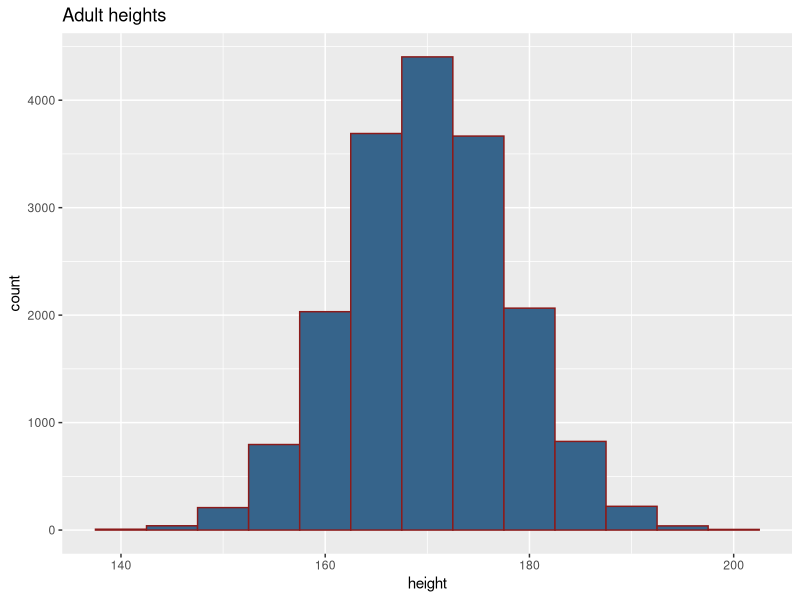
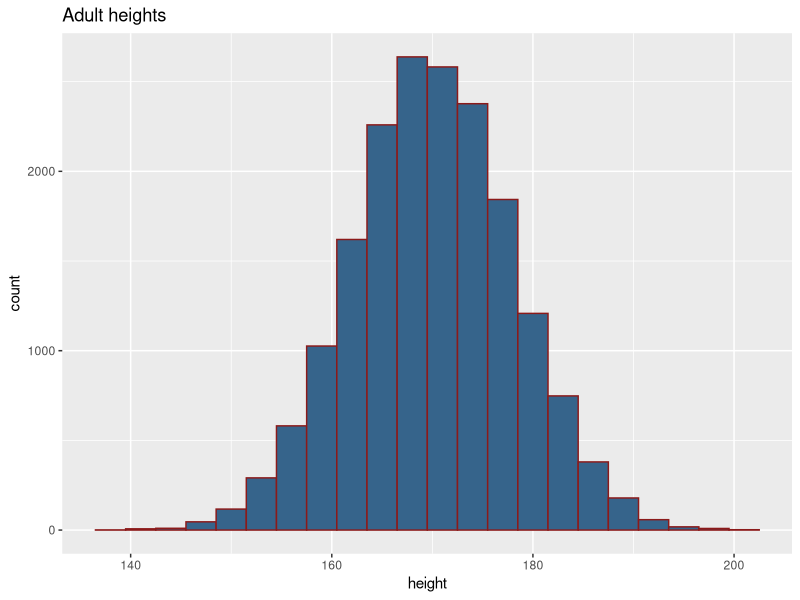
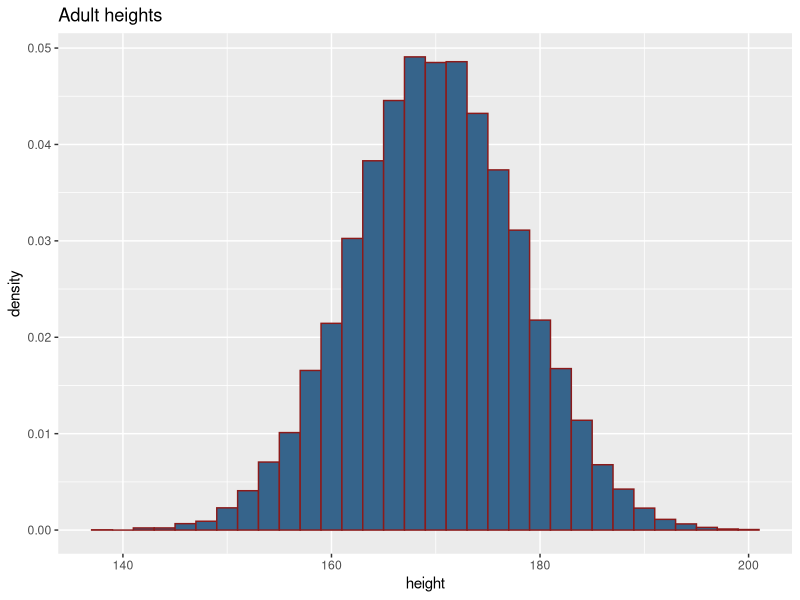
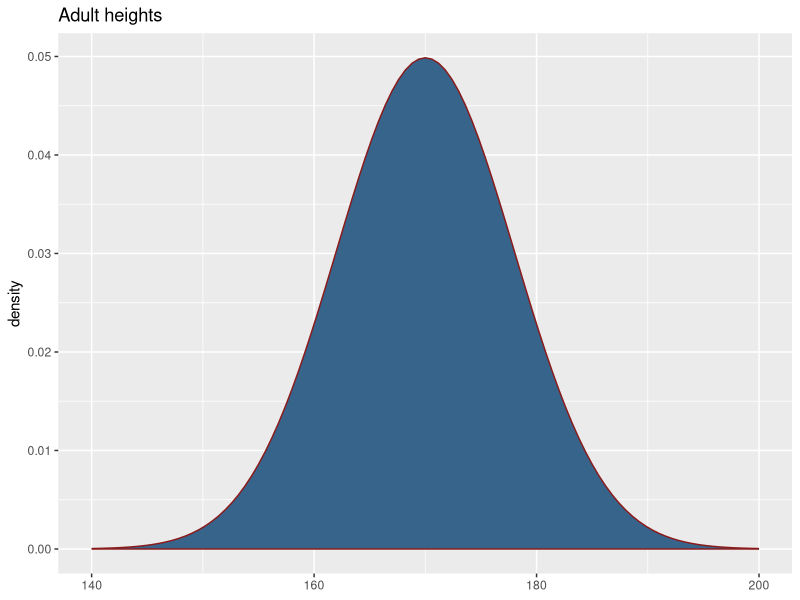
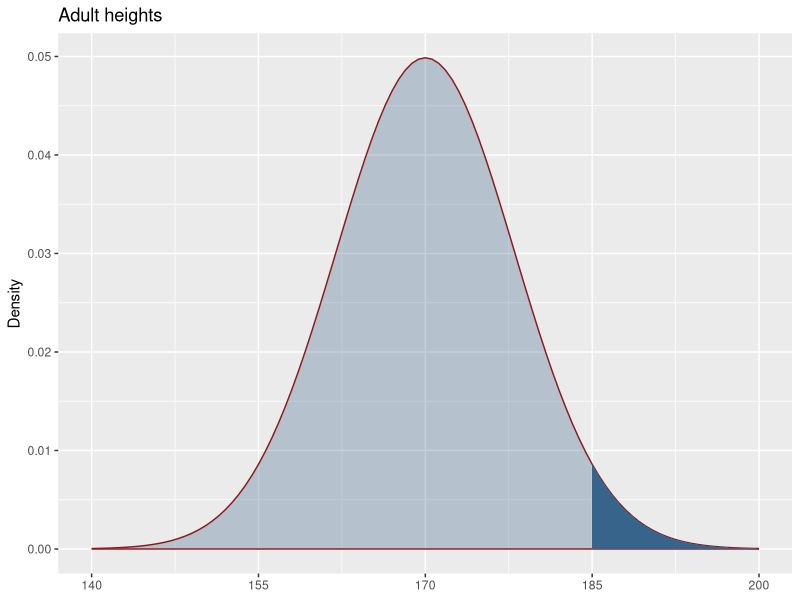
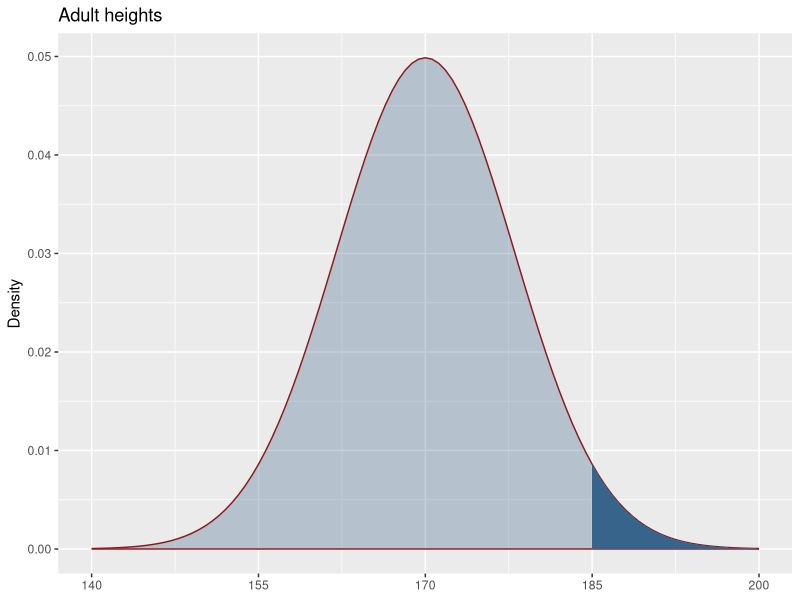
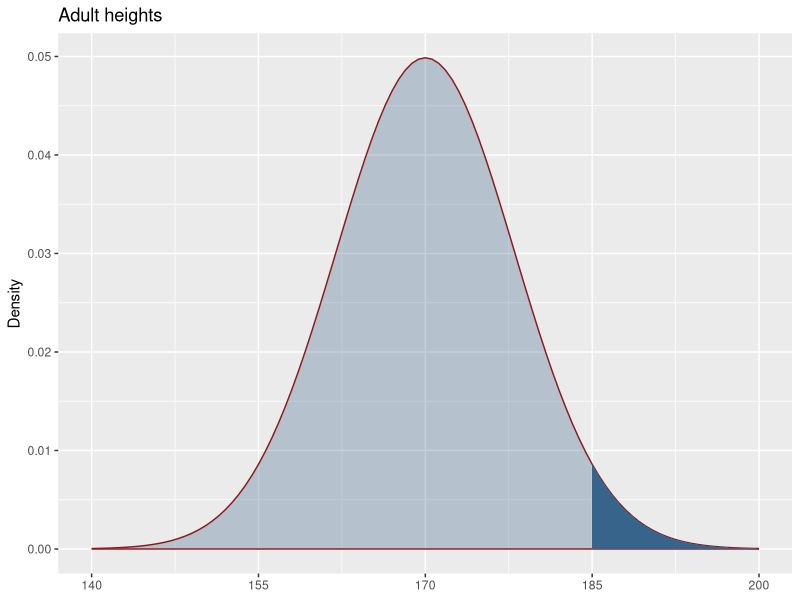
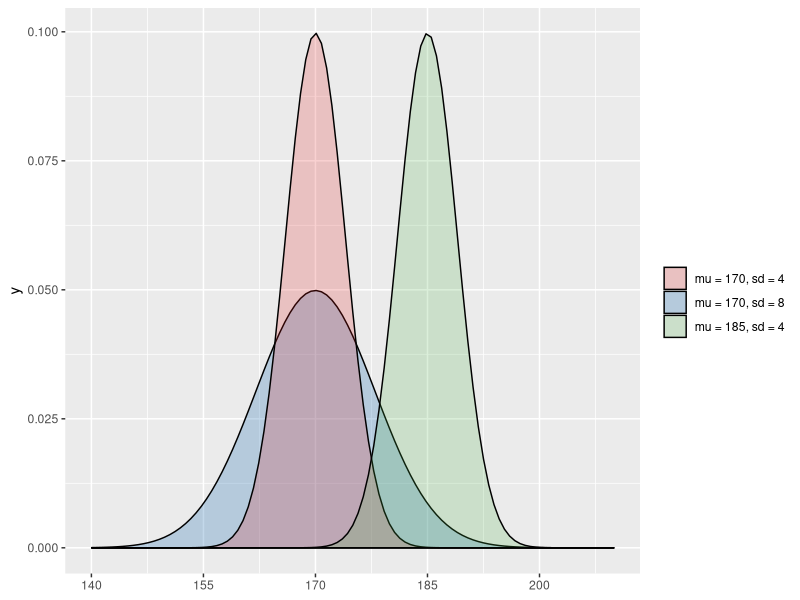

The R script that drew these images, in order:
## ---- chunk 1
knitr::opts_chunk$set(echo = TRUE, message = FALSE, warning = FALSE, size = '\tiny')
library(tidyverse)
## ---- chunk 2
set.seed(76)
heights <- tibble(height = rnorm(18000, mean = 170, sd = 8))
heights %>% 
  ggplot(aes(height)) + 
  geom_histogram(binwidth = 5, color = "firebrick4", fill = "steelblue4")+
  ggtitle("Adult heights")
## ---- chunk 3
heights %>% 
  ggplot(aes(height)) + 
  geom_histogram(binwidth = 3, color = "firebrick4", fill = "steelblue4")+
  ggtitle("Adult heights")
## ---- chunk 4
heights %>% 
  ggplot(aes(height)) + 
  geom_histogram(binwidth = 2, color = "firebrick4", fill = "steelblue4", aes(y = ..density..))+
  ggtitle("Adult heights")
## ---- chunk 5
ggplot() +
  stat_function(fun = dnorm,
                geom = "area",
                args = list(
                  mean = 170,
                  sd = 8
                ),
                fill = "steelblue4", color = "firebrick4") +
  xlim(c(140,200))+
  ylab("density") + 
  ggtitle("Adult heights")
## ---- chunk 6
ggplot() +
  stat_function(
    fun = dnorm,
    geom = "area",
    fill = "steelblue4",
    color = "firebrick4",
    alpha = .3,
    args = list(
                  mean = 170,
                  sd = 8
                )
  ) +
  stat_function(
    fun = dnorm,
    geom = "area",
    fill = "steelblue4",
    args = list(
                  mean = 170,
                  sd = 8
                ),
    xlim = c(185, 200)
  ) +
  ylab("Density")+
  scale_x_continuous(limits = c(140, 200), breaks = seq(140, 200, by = 15))+
    ggtitle("Adult heights")
## ---- chunk 7
ggplot() +
  stat_function(
    fun = dnorm,
    geom = "area",
    fill = "steelblue4",
    color = "firebrick4",
    alpha = .3,
    args = list(
                  mean = 170,
                  sd = 8
                )
  ) +
  stat_function(
    fun = dnorm,
    geom = "area",
    fill = "steelblue4",
    args = list(
                  mean = 170,
                  sd = 8
                ),
    xlim = c(185, 200)
  ) +
  ylab("Density")+
  scale_x_continuous(limits = c(140, 200), breaks = seq(140, 200, by = 15))+
    ggtitle("Adult heights")
## ---- chunk 8
ggplot() +
  stat_function(
    fun = dnorm,
    geom = "area",
    fill = "steelblue4",
    color = "firebrick4",
    alpha = .3,
    args = list(
                  mean = 170,
                  sd = 8
                )
  ) +
  stat_function(
    fun = dnorm,
    geom = "area",
    fill = "steelblue4",
    args = list(
                  mean = 170,
                  sd = 8
                ),
    xlim = c(185, 200)
  ) +
  ylab("Density")+
  scale_x_continuous(limits = c(140, 200), breaks = seq(140, 200, by = 15))+
    ggtitle("Adult heights")
## ---- chunk 9
ggplot() +
  stat_function(
    fun = dnorm,
    geom = "area",
    aes(fill = "mu = 170, sd = 8"),
    color = "black",
    alpha = .3,
    args = list(
                  mean = 170,
                  sd = 8
                ))+
  stat_function(
    fun = dnorm,
    geom = "area",
    aes(fill = "mu = 170, sd = 4"),
    color = "black",
    alpha = .2,
    args = list(
                  mean = 170,
                  sd = 4
                ))+
    stat_function(
    fun = dnorm,
    geom = "area",
    aes(fill = "mu = 185, sd = 4"),
    color = "black",
    alpha = .2,
    args = list(
                  mean = 185,
                  sd = 4
                ))+
  scale_x_continuous(limits = c(140, 210), breaks = seq(140, 200, by = 15))+
  scale_fill_brewer(name="", palette = "Set1")
## ---- chunk 10
ggplot() +
  stat_function(fun = dnorm,
                geom = "area",
                args = list(
                  mean = 0,
                  sd = 1
                ),
                fill = NA, color = "firebrick4", alpha = 0.4, lwd = 1.2) +
  scale_x_continuous(limits = c(-4,4), breaks = -4:4)+
  ylab("density") 
## ---- chunk 11
ggplot() +
  stat_function(fun = dnorm,
                geom = "area",
                args = list(
                  mean = 0,
                  sd = 1
                ),
                fill = NA, color = "firebrick4", alpha = 0.4, lwd = 1.2) +
  scale_x_continuous(limits = c(-4,4), breaks = -4:4)+
  ylab("density") +
  stat_function(
    fun = dnorm,
    geom = "area",
    fill = "steelblue4",
    alpha = 0.5,
    args = list(
                  mean = 0,
                  sd = 1
                ),
    xlim = c(-1, 1)
  )
## ---- chunk 12
ggplot() +
  stat_function(fun = dnorm,
                geom = "area",
                args = list(
                  mean = 0,
                  sd = 1
                ),
                fill = NA, color = "firebrick4", alpha = 0.4, lwd = 1.2) +
  scale_x_continuous(limits = c(-4,4), breaks = -4:4)+
  ylab("density")+
  stat_function(
    fun = dnorm,
    geom = "area",
    fill = "steelblue4",
    alpha = 0.5,
    args = list(
                  mean = 0,
                  sd = 1
                ),
    xlim = c(-2, 2)
  ) +
  stat_function(
    fun = dnorm,
    geom = "area",
    fill = "steelblue4",
    alpha = 0.8,
    args = list(
                  mean = 0,
                  sd = 1
                ),
    xlim = c(-1, 1)
  )
## ---- chunk 13
ggplot() +
  stat_function(
    fun = dnorm,
    geom = "area",
    aes(fill = "mu = 170, sd = 8"),
    color = "black",
    alpha = .3,
    args = list(
                  mean = 170,
                  sd = 8
                ))+
  stat_function(
    fun = dnorm,
    geom = "area",
    aes(fill = "mu = 170, sd = 4"),
    color = "black",
    alpha = .2,
    args = list(
                  mean = 170,
                  sd = 4
                ))+
    stat_function(
    fun = dnorm,
    geom = "area",
    aes(fill = "mu = 185, sd = 4"),
    color = "black",
    alpha = .2,
    args = list(
                  mean = 185,
                  sd = 4
                ))+
  scale_x_continuous(limits = c(140, 210), breaks = seq(140, 200, by = 15))+
  scale_fill_brewer(name="", palette = "Set1")
## ---- chunk 14
ggplot() +
  stat_function(fun = dnorm,
                geom = "area",
                args = list(
                  mean = 0,
                  sd = 1
                ),
                fill = NA, color = "firebrick4", alpha = 0.4, lwd = 1.2) +
  scale_x_continuous(limits = c(-4,4), breaks = -4:4)+
  ylab("density")+
  stat_function(
    fun = dnorm,
    geom = "area",
    fill = "steelblue4",
    alpha = 0.5,
    args = list(
                  mean = 0,
                  sd = 1
                ),
    xlim = c(-1.25, 1.25)
  ) 
## ---- chunk 15
ggplot() +
  stat_function(fun = dnorm,
                geom = "area",
                args = list(
                  mean = 0,
                  sd = 1
                ),
                fill = NA, color = "firebrick4", alpha = 0.4, lwd = 1.2) +
  scale_x_continuous(limits = c(-4,4), breaks = -4:4)+
  ylab("density")+
  stat_function(
    fun = dnorm,
    geom = "area",
    fill = "steelblue4",
    alpha = 0.5,
    args = list(
                  mean = 0,
                  sd = 1
                ),
    xlim = c(-4, -1.25)
  ) +
  stat_function(
    fun = dnorm,
    geom = "area",
    fill = "steelblue4",
    alpha = 0.5,
    args = list(
                  mean = 0,
                  sd = 1
                ),
    xlim = c(1.25, 4)
  )
## ---- chunk 16
ggplot() +
  stat_function(fun = dnorm,
                geom = "area",
                args = list(
                  mean = 0,
                  sd = 1
                ),
                fill = NA, color = "firebrick4", alpha = 0.4, lwd = 1.2) +
  scale_x_continuous(limits = c(-4,4), breaks = -4:4)+
  ylab("density")+
  stat_function(
    fun = dnorm,
    geom = "area",
    fill = "steelblue4",
    alpha = 0.5,
    args = list(
                  mean = 0,
                  sd = 1
                ),
    xlim = c(-4, -0.25)
  ) +
  stat_function(
    fun = dnorm,
    geom = "area",
    fill = "steelblue4",
    alpha = 0.5,
    args = list(
                  mean = 0,
                  sd = 1
                ),
    xlim = c(0.25, 4)
  )
## ---- chunk 17
pnorm(-1.25)
# note that this is short for pnorm(-1.25, mu = 0, sd = 1)
## ---- chunk 18
ggplot() +
  stat_function(fun = dnorm,
                geom = "area",
                args = list(
                  mean = 0,
                  sd = 1
                ),
                fill = NA, color = "firebrick4", alpha = 0.4, lwd = 1.2) +
  scale_x_continuous(limits = c(-4,4), breaks = -4:4)+
  ylab("density")+
  stat_function(
    fun = dnorm,
    geom = "area",
    fill = "steelblue4",
    alpha = 0.5,
    args = list(
                  mean = 0,
                  sd = 1
                ),
    xlim = c(-4, -1.25)
  ) 
## ---- chunk 19
1-pnorm(1.25)
# or 
# pnorm(1.25, lower.tail = FALSE)
## ---- chunk 20
ggplot() +
  stat_function(fun = dnorm,
                geom = "area",
                args = list(
                  mean = 0,
                  sd = 1
                ),
                fill = NA, color = "firebrick4", alpha = 0.4, lwd = 1.2) +
  scale_x_continuous(limits = c(-4,4), breaks = -4:4)+
  ylab("density")+
  stat_function(
    fun = dnorm,
    geom = "area",
    fill = "steelblue4",
    alpha = 0.5,
    args = list(
                  mean = 0,
                  sd = 1
                ),
    xlim = c(1.25, 4)
  ) 
## ---- chunk 21
pnorm(1.25) - pnorm(-1.25)
## ---- chunk 22
ggplot() +
  stat_function(fun = dnorm,
                geom = "area",
                args = list(
                  mean = 0,
                  sd = 1
                ),
                fill = NA, color = "firebrick4", alpha = 0.4, lwd = 1.2) +
  scale_x_continuous(limits = c(-4,4), breaks = -4:4)+
  ylab("density")+
  stat_function(
    fun = dnorm,
    geom = "area",
    fill = "steelblue4",
    alpha = 0.5,
    args = list(
                  mean = 0,
                  sd = 1
                ),
    xlim = c(-1.25, 1.25)
  ) 
## ---- chunk 23
set.seed(1889) # makes sure the random numbers generated are the same each time
# rnorm allows you to simulate values from a normal distribution
z_scores <- rnorm(n = 1000, mean = 0, sd = 1)
z_scores[1:10] # show the first ten draws
## ---- chunk 24
(sum(z_scores< -1.25) + sum(z_scores> 1.25))/1000
## ---- chunk 25
pnorm(-1.25) + 1- pnorm(1.25)
## ---- chunk 26
heights_1 <- rnorm(12, mean = 170, sd = 8)
round(heights_1, 1)
## ---- chunk 27
heights_1 <- rnorm(12, mean = 170, sd = 8)
round(heights_1, 1)
## ---- chunk 28

N <- 100 
heights_0 <- tibble()

for(i in 1:N){
  these_heights = tibble(sample = i, heights = rnorm(12, 170, 8))
  heights_0 <- bind_rows(heights_0, these_heights)
}

heights_0 %>% 
  group_by(sample) %>% 
  summarise(mean_height = mean(heights)) %>% 
  ggplot(aes(mean_height)) + geom_histogram(color = "navy", fill = "lightblue")

## ---- chunk 29

N <- 1000
heights <- tibble()

for(i in 1:N){
  these_heights = tibble(sample = i, heights = rnorm(12, 170, 8))
  heights <- bind_rows(heights, these_heights)
}

heights %>% 
  group_by(sample) %>% 
  summarise(mean_height = mean(heights)) %>% 
  ggplot(aes(mean_height)) + geom_histogram(color = "navy", fill = "lightblue")

## ---- chunk 30

N <- 10000
heights_2 <- tibble()

for(i in 1:N){
  these_heights = tibble(sample = i, heights = rnorm(12, 170, 8))
  heights_2 <- bind_rows(heights_2, these_heights)
}

heights_2 %>% 
  group_by(sample) %>% 
  summarise(mean_height = mean(heights)) %>% 
  ggplot(aes(mean_height)) + geom_histogram(color = "navy", fill = "lightblue")

